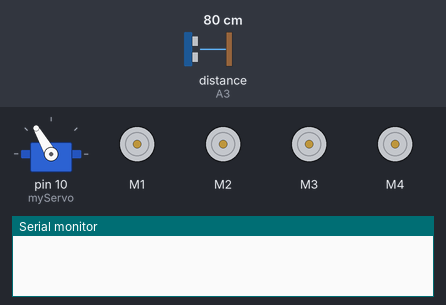
Bench run of a sketch on a simulated Arduino Uno, built with avr-gcc and run on an emulated ATmega328P. On the bench: servo, 4 × DC motor (green arrow = forward, orange = backward, longer = faster), the last lines printed to the serial monitor. Wiring (inferred from the names in the program): ultrasonic range finder: trigger A2; echo A3. Inputs (shaded band) come from the test bench; at power-on: distance to the obstacle (sensor on A3) 80 cm. The echo pulse lasts 58.3 µs per cm.

Above: at 1.2 s.
1.3 s: distance to the obstacle (sensor on A3) set to 2 cm
At 2.3 s:
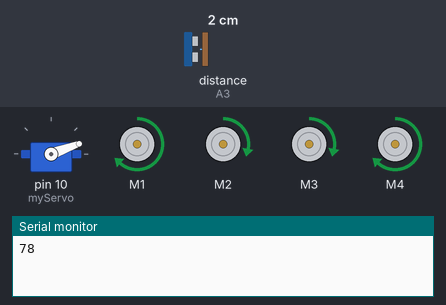
4.3 s: distance to the obstacle (sensor on A3) set to 60 cm
At 6.6 s:
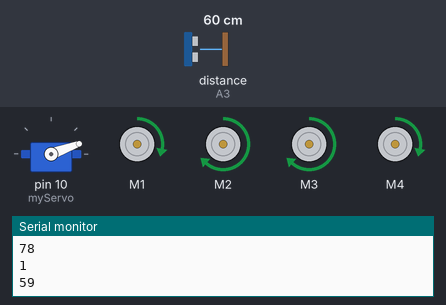
7.3 s: distance to the obstacle (sensor on A3) set to 4 cm
At 10.2 s:
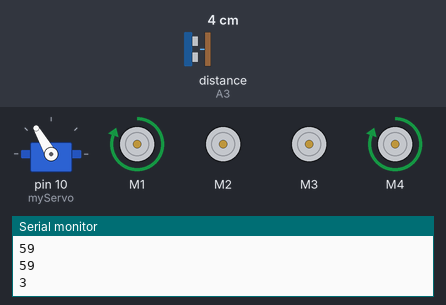
Timing chart, 0 to 16.3 s (numbered marks = the images above; inputs shaded):
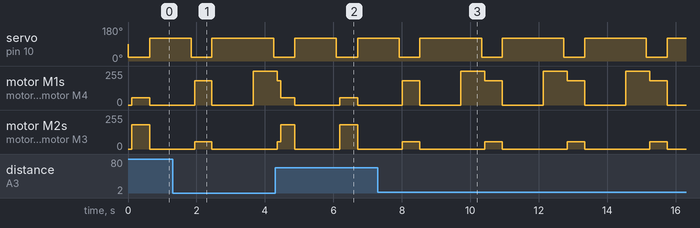

Measured:
- after the input at 7.3 s, servo on pin 10 (myServo): alternates 120° for 1.8 s and 20° for 0.61 s, starting after 3.0 s; motor M2, motor M3: alternates forward 55/255 for 0.51 s and stopped for 1.9 s, starting after 0.72 s
- by itself, motor M1, motor M4: repeats every 2.4 s: stopped 1.2 s, forward 255/255 0.70 s, forward 182/255 0.51 s

The sketch:

Seguidor_temporal.ino
```cpp
// Librerías:

#include <AFMotor.h>
#include <Servo.h>


// Variables:

const int trigPin = A2;
const int echoPin = A3;

long duration;
int distance;

int motorspeed=200;
int ch1;
int ch2;
int potenR;
int potenL;

int distanceM1;
int distanceM2;
int distanceM3;

// Motores:

AF_DCMotor motorUR(1);
AF_DCMotor motorUL(2);
AF_DCMotor motorDL(3);
AF_DCMotor motorDR(4);

Servo myServo;


void setup() {

  pinMode(trigPin, OUTPUT);
  pinMode(echoPin, INPUT);
  Serial.begin(9600);
  myServo.attach(10);

  Serial.begin(9600);

  pinMode(A5, INPUT);

  motorUR.setSpeed(255);  // speed: 0 to 255
  motorUR.run(RELEASE);

  motorUL.setSpeed(255);  // speed: 0 to 255
  motorUL.run(RELEASE);

  motorDL.setSpeed(255);  // speed: 0 to 255
  motorDL.run(RELEASE);

  motorDR.setSpeed(255);  // speed: 0 to 255
  motorDR.run(RELEASE);

}


int calculateDistance(){

  digitalWrite(trigPin, LOW);
  delayMicroseconds(2);
  digitalWrite(trigPin, HIGH);
  delayMicroseconds(10);
  digitalWrite(trigPin, LOW);
  duration = pulseIn(echoPin, HIGH);
  distance= duration*0.034/2;
  return distance;
}


// Loop:

void loop() {

for(int i=0;i<=5;i++){

potenL= 127;
potenR= 127;
distance = calculateDistance();

myServo.write(20);

delay(100);

if(distance >= 50){
potenR = ((50/distance) * 230) ;
}
if(distance <= 50){
potenL = ((distance/50) * 230) ;
}

potenL= potenL + 55;
potenR= potenR + 55;

motorDR.run(FORWARD);
motorDL.run(FORWARD);
motorUR.run(FORWARD);
motorUL.run(FORWARD);
motorUR.setSpeed(potenR);  // speed: 0 to 255
motorUL.setSpeed(potenL);  // speed: 0 to 255
motorDR.setSpeed(potenR);  // speed: 0 to 255
motorDL.setSpeed(potenL);  // speed: 0 to 255

 /*
  Serial.print(i);
  Serial.print("     ");
  Serial.print(distance);
  Serial.print("     ");
  Serial.print(potenL);
  Serial.print(" W ");
  Serial.println(potenR);
  */
  }

potenL= 0;
potenR= 0;

motorDR.run(RELEASE);
motorDL.run(RELEASE);
motorUR.run(RELEASE);
motorUL.run(RELEASE);

myServo.write(120);
distanceM1 = calculateDistance();
delay(200);
distanceM2 = calculateDistance();
delay(200);
distance = min(distanceM1,distanceM2);
delay(800);
Serial.println(distance);
if (distance < 50){

  potenR= 255;
  motorDR.run(FORWARD);
motorUR.run(FORWARD);
motorUR.setSpeed(potenR);  // speed: 0 to 255
motorDR.setSpeed(potenR);  // speed: 0 to 255
  delay(600);
}
}
```
